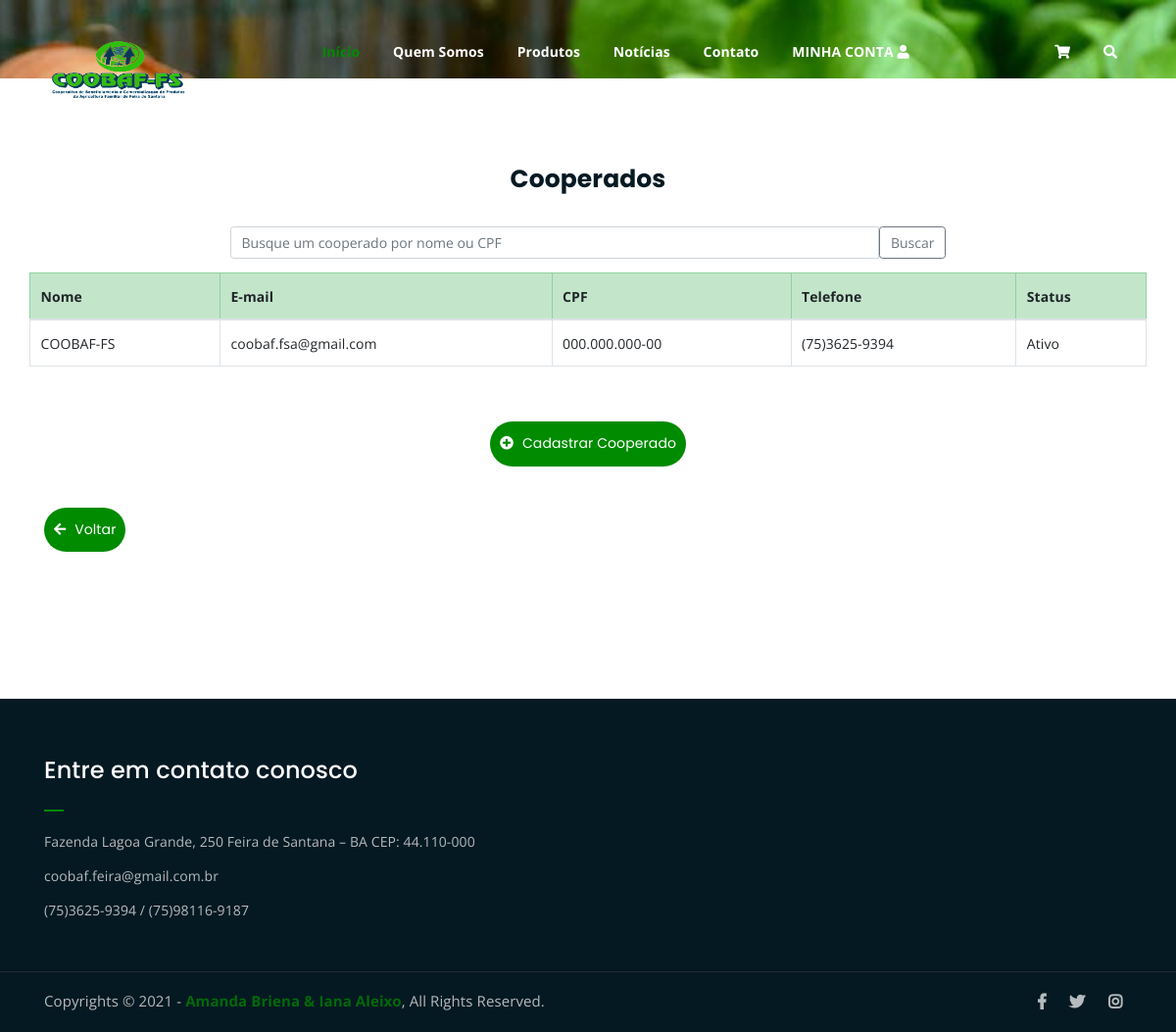
/ger_cooperados.php (signed in), run on the app's committed database.
### tables this page shows
CREATE TABLE IF NOT EXISTS `usuarios` (
  `id_usuario` smallint(10) NOT NULL PRIMARY KEY auto_increment,
  `nome` varchar(30) NOT NULL,
  `cpf` varchar(14) NOT NULL UNIQUE,
  `senha` varchar(40) NOT NULL,
  `email` varchar(45) NOT NULL,
  `telefone` varchar(15) NOT NULL,
  `status` tinyint(1) NOT NULL,
  `tipo_usuario` tinyint(1) NOT NULL,
  `id_endereco` smallint(10) NOT NULL
);

### ger_cooperados.php (the view, shortened to what this page needs)
<!DOCTYPE html>
<html lang="en">
<head>
    <?php require_once("conexao_db/logado_coop.php");?>
	<?php require_once("src/components/head.php");?>
</head>
<body>
	<?php require_once("src/components/menu.php");?>
	<div class="breadcrumb-section2 breadcrumb-bg">
	</div>
	<div class="latest-news mt-80 mb-150">
        <div class="form-title text-center">
			<h2>Cooperados</h2>
	    </div>
		<div class="container mb-5">
            <div class="row">
                <div class="col-lg-8 offset-lg-2 text-center">
                    <form method="POST" action="">
                        <div class="input-group mb-3">
                            <input name= "pesquisa" id= "pesquisa" type="text" class="form-control" placeholder="Busque um cooperado por nome ou CPF" >
                            <button class="btn btn-outline-secondary" type="submit" id="button-addon2">Buscar</button>
                        </div>
                    </form>
                </div>
                <table class="table table-bordered table-hover table-responsive-sm table-responsive-md">
                    <thead>
                        <tr class="table-success">
                            <th>Nome</th>
                            <th>E-mail</th>
                            <th>CPF</th>
                            <th>Telefone</th>
                            <th>Status</th>
                        </tr>
                    </thead>
                    <tbody class = "resultado">
                        <?php
                            $sql="SELECT * FROM usuarios where tipo_usuario = 0";
                            $resultado_usuario = mysqli_query($connect, $sql);
                            while($row = mysqli_fetch_assoc($resultado_usuario)){
                            echo "<tr>";
                            echo "<td>" . $row['nome'] ."</td>";
                            echo "<td>" . $row['email'] ."</td>";
                            echo "<td>" . $row['cpf'] ."</td>";
                            echo "<td>" . $row['telefone'] ."</td>";
                            if(($row['status'])==1){
                                echo "<td> Ativo </td>";
                            }else{
                                echo "<td> Inativo </td>";
                            }
                            echo "</tr>";
                            }
                        ?>
                    </tbody>
                </table>
            </div>
            <div class="text-center mb-5 mt-5">
                <a href="cadastro_coop.php" class="cart-btn"><i class="fa fa-plus-circle"></i> Cadastrar Cooperado</a>
            </div>
            <div class = "text-left mb-80">
			    <a href="cooperado.php" class="cart-btn"><i class="fa fa-arrow-left"></i> Voltar</a>
		    </div>
        </div>
	</div>
	<?php require_once("src/components/footer.php");?>
</body>
</html>

### assets/css/main.css (style rules this page uses)
html { font-size: 14px; font-weight: 400; line-height: 28px; height: 100%; }
body { font-family: "Open Sans", sans-serif; font-weight: 400; font-size: 1rem; letter-spacing: 0.1px; line-height: 1.8; color: #051922; overflow-x: hidden; }
a { cursor: pointer; text-decoration: none; -webkit-transition: all 0.2s ease-in-out; -o-transition: all 0.2s ease-in-out; transition: all 0.2s ease-in-out; }
h1, .h1, h2, .h2, h3, .h3, h4, .h4, h5, .h5, h6, .h6 { font-family: "Poppins", sans-serif; font-weight: 700; margin: 0 0 1.25rem 0; color: #051922; }
h1:last-child, .h1:last-child, h2:last-child, .h2:last-child, h3:last-child, .h3:last-child, h4:last-child, .h4:last-child, h5:last-child, .h5:last-child, h6:last-child, .h6:last-child { margin: 0; }
h2, .h2 { font-size: 3rem; font-weight: 700; line-height: 3.25rem; }
.mt-80 { margin-top: 80px; }
.mb-80 { margin-bottom: 80px; }
.mb-150 { margin-bottom: 150px; }
a.boxed-btn, a.bordered-btn, a.cart-btn, .bt-pedidos, button.cart-btn { border-radius: 50px; }
.breadcrumb-bg { background-image: url(../img/breadcrumb-bg.jpg); }
.breadcrumb-section2 { padding: 40px 0; background-size: cover; background-position: center center; position: relative; z-index: 1; background-attachment: fixed; }
a.cart-btn, button.cart-btn { -webkit-transition: 0.3s; -o-transition: 0.3s; transition: 0.3s; }
html, body { height: 100%; }
.form-title { margin-bottom: 25px; }
.form-title h2 { font-size: 25px; }
a.cart-btn, button.cart-btn { font-family: 'Poppins', sans-serif; display: inline-block; background-color: #008B00; color: #fff; padding: 10px 10px; }
a.cart-btn i, button.cart-btn i { margin-right: 5px; }
thead { border-bottom: 1px solid #eee; }

### data on the page
usuarios: nome "COOBAF-FS", email "coobaf.fsa@gmail.com", cpf "000.000.000-00", telefone "(75)3625-9394", status "Ativo"
